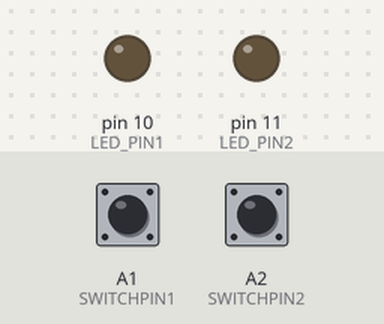
Bench run of a sketch on a simulated Arduino Uno, built with avr-gcc and run on an emulated ATmega328P. Shown: output pins drawn as LEDs (lit = HIGH). Inputs (shaded band) come from the test bench; at power-on: A1 (SWITCHPIN1) HIGH, A2 (SWITCHPIN2) HIGH.

Above: at 1.2 s.
1.3 s: A1 (SWITCHPIN1) pulled LOW for 0.15 s
At 1.8 s:
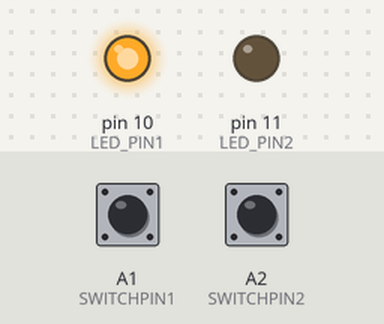
2.9 s: A2 (SWITCHPIN2) pulled LOW for 0.15 s
At 2.97 s:
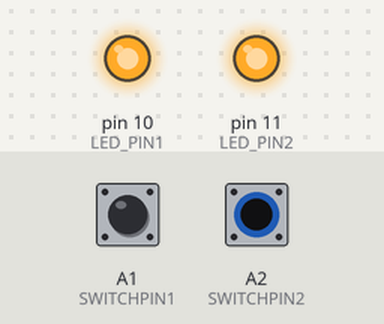
4.5 s: A2 (SWITCHPIN2) pulled LOW for 3.2 s
At 8.3 s:
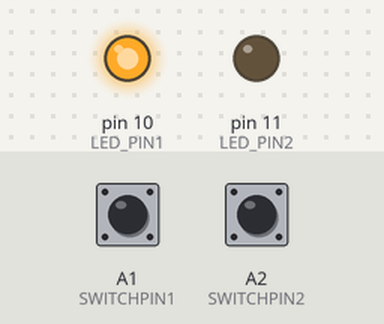
9.2 s: A1 (SWITCHPIN1) pulled LOW for 1 s
At 11.4 s:
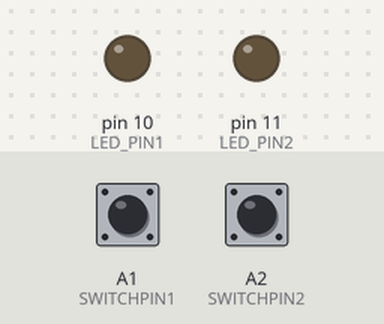
11.7 s: A2 (SWITCHPIN2) pulled LOW for 1 s
At 12.5 s:
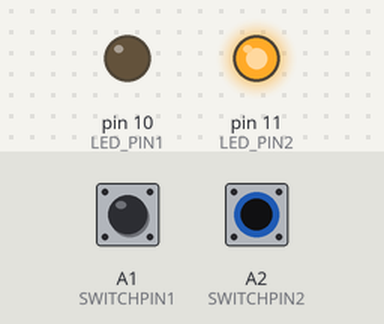
Timing chart, 0 to 14.7 s (numbered marks = the images above; inputs shaded):
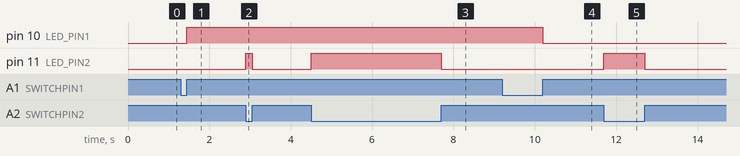

The sketch:

Potentiometer.ino
```cpp
/*
   :atch and Switch Button

   Use Digital pin 13 to pin 10 as output to
   turn On/OFF the LED every 1 sec.

*/
int LED_PIN1 = 10;
int LED_PIN2 = 11;

int SWITCHPIN1 = A1;
int SWITCHPIN2 = A2;

int SWITCH_STATE1 = 0;
int SWITCH_STATE2 = 0;

int LED_STATE = 0;

void setup() {

  pinMode(LED_PIN1, OUTPUT);
  pinMode(LED_PIN2, OUTPUT);

  pinMode(SWITCHPIN1, INPUT);
  pinMode(SWITCHPIN2, INPUT);

  digitalWrite(LED_PIN1, LOW);
}

void loop() {

  SWITCH_STATE1 = digitalRead(SWITCHPIN1);
  SWITCH_STATE2 = digitalRead(SWITCHPIN2);

  if (SWITCH_STATE1 == 0) {
    while (digitalRead(SWITCHPIN1) == 0);
    switch (LED_STATE) {
      case 0:
        digitalWrite(LED_PIN1, HIGH);
        LED_STATE = 1;
        break;
      case 1:
        digitalWrite(LED_PIN1, LOW);
        LED_STATE = 0;
        break;
    }
  }
  if (SWITCH_STATE2 == 0) {
    digitalWrite(LED_PIN2, HIGH);
  }
  if (SWITCH_STATE2 == 1) {
    digitalWrite(LED_PIN2, LOW);
  }
}
```

Measured:
- after the input at 1.3 s, pin 10 (LED_PIN1): LOW → HIGH after 0.15 s
- after the input at 2.9 s, pin 11 (LED_PIN2): LOW → HIGH at once, → LOW 0.15 s later
- after the input at 4.5 s, pin 11 (LED_PIN2): LOW → HIGH at once, → LOW 3.2 s later
- after the input at 9.2 s, pin 10 (LED_PIN1): HIGH → LOW after 1.0 s
- after the input at 11.7 s, pin 11 (LED_PIN2): LOW → HIGH at once, → LOW 1.0 s later
